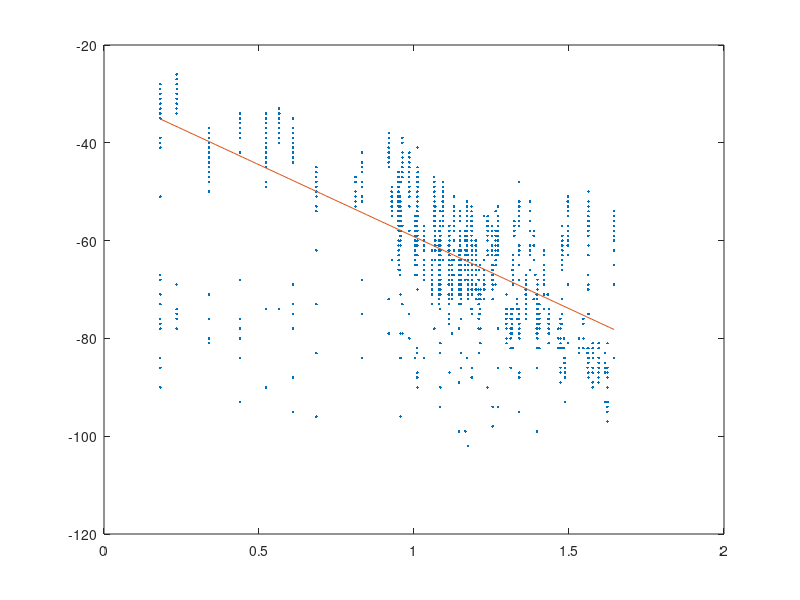

Reproduce this figure in MATLAB.
clear all;
receiver=importdata('receiverXY.csv');
transmitter=importdata('transmitterXY.csv');
exp7=importdata('wifiExp7.csv');%1st experiment
exp8=importdata('wifiExp8.csv');%2st experiment
exp9=importdata('wifiExp9.csv');%3st experiment
exp10=importdata('wifiExp10.csv');%4st experiment
exp11=importdata('wifiExp11.csv');%5st experiment
exp12=importdata('wifiExp12.csv');%6st experiment
exp13=importdata('wifiExp13.csv');%7st experiment
exp14=importdata('wifiExp14.csv');%8st experiment
exp15=importdata('wifiExp15.csv');%9st experiment
exp16=importdata('wifiExp16.csv');%10st experiment
exp17=importdata('wifiExp17.csv');%11st experiment
exp18=importdata('wifiExp18.csv');%12st experiment
distance0=zeros(12,8);
for i=1:12
    for j=1:8
        %distance(i,j) = log(((transmitter(i,1)-receiver(j,1))^2+(transmitter(i,2)-receiver(j,2))^2)^0.5);
        distance0(i,j)= sqrt((transmitter(i,1)-receiver(j,1))^2+(transmitter(i,2)-receiver(j,2))^2);
       
    end
end
x0 = [];
x = [];
y = [];
length(exp8)
%exp 7
distance = log10(distance0);
for i=1:8
    for j=1:length(exp7)
       if( exp7(j,i+1)~=500 )
           x0 = [x0,distance0(1,i)];
           x = [x,distance(1,i)];
           y = [y,-exp7(j,i+1)];
       end
    end
end
% exp 8 
for i=1:8
    for j=1:length(exp8)
       if( exp8(j,i+1)~=500 )
           x0 = [x0,distance0(2,i)];
           x = [x,distance(2,i)];
           y = [y,-exp8(j,i+1)];
       end
    end
end
%exp 9
for i=1:8
    for j=1:length(exp9)
       if( exp9(j,i+1)~=500 )
           x0 = [x0,distance0(3,i)];
           x = [x,distance(3,i)];
           y = [y,-exp9(j,i+1)];
       end
    end
end

%exp 10
for i=1:8
    for j=1:length(exp10)
       if( exp10(j,i+1)~=500 )
           x0 = [x0,distance0(4,i)];
           x = [x,distance(4,i)];
           y = [y,-exp10(j,i+1)];
       end
    end
end
%exp 11
for i=1:8
    for j=1:length(exp11)
       if( exp11(j,i+1)~=500 )
           x0 = [x0,distance0(5,i)];
           x = [x,distance(5,i)];
           y = [y,-exp11(j,i+1)];
       end
    end
end
%exp 12
for i=1:8
    for j=1:length(exp12)
       if( exp12(j,i+1)~=500 )
           x0 = [x0,distance0(6,i)];
           x = [x,distance(6,i)];
           y = [y,-exp12(j,i+1)];
       end
    end
end
%exp 13
for i=1:8
    for j=1:length(exp13)
       if( exp13(j,i+1)~=500 )
           x0 = [x0,distance0(7,i)];
           x = [x,distance(7,i)];
           y = [y,-exp13(j,i+1)];
       end
    end
end
%exp 14
for i=1:8
    for j=1:length(exp14)
       if( exp14(j,i+1)~=500 )
           x0 = [x0,distance0(8,i)];
           x = [x,distance(8,i)];
           y = [y,-exp14(j,i+1)];
       end
    end
end
%exp 15
for i=1:8
    for j=1:length(exp15)
       if( exp15(j,i+1)~=500 )
           x0 = [x0,distance0(9,i)];
           x = [x,distance(9,i)];
           y = [y,-exp15(j,i+1)];
       end
    end
end
%exp 16
for i=1:8
    for j=1:length(exp16)
       if( exp16(j,i+1)~=500 )
           x0 = [x0,distance0(10,i)];
           x = [x,distance(10,i)];
           y = [y,-exp16(j,i+1)];
       end
    end
end
%exp 17
for i=1:8
    for j=1:length(exp17)
       if( exp17(j,i+1)~=500 )
           x0 = [x0,distance0(11,i)];
           x = [x,distance(11,i)];
           y = [y,-exp17(j,i+1)];
       end
    end
end
%exp 18
for i=1:8
    for j=1:length(exp18)
       if( exp18(j,i+1)~=500 )
           x0 = [x0,distance0(12,i)];
           x = [x,distance(12,i)];
           y = [y,-exp18(j,i+1)];
       end
    end
end

p = polyfit(x,y,1);
x1 = linspace(min(x),max(x));
y1 = polyval(p,x1);
plot( x,y,'.');
hold on 
plot(x1,y1);

hold off
eta = -p(1)/10
K = p(2) + 27
standard_diviation = std(x0)
